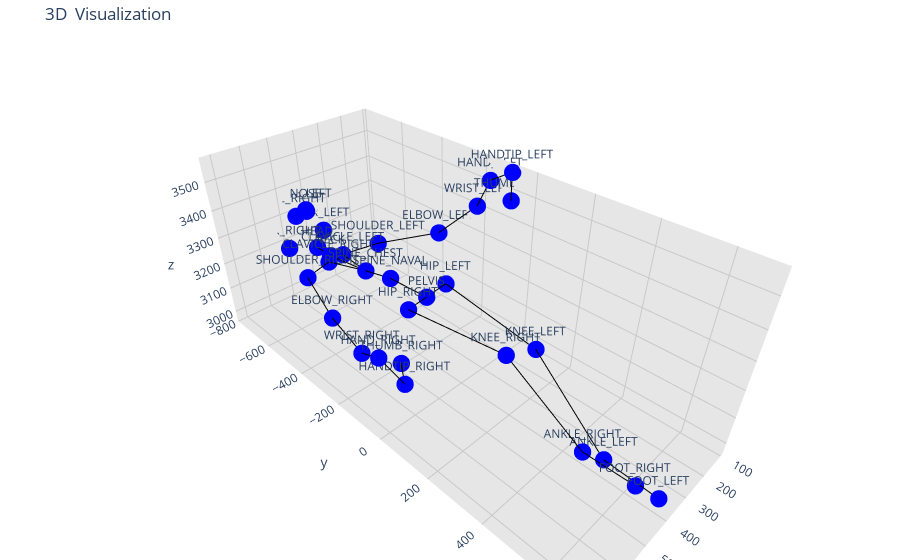

Notebook code cell kept with this figure:
### Code cell
import torch
import pandas as pd
import plotly.graph_objs as go
from torch_geometric.data import Data

# Load the dataset
file_path = r'C:\Users\user\Downloads\kinzData_panda_2025-05-25_19-49PM.csv'

df = pd.read_csv(file_path)

# Define anatomical connections as edges
edges = torch.tensor([
    [0, 2],  # FOOT_RIGHT to ANKLE_RIGHT
    [1, 3],  # FOOT_LEFT to ANKLE_LEFT
    [2, 4],  # ANKLE_RIGHT to KNEE_RIGHT
    [3, 5],  # ANKLE_LEFT to KNEE_LEFT
    [4, 6],  # KNEE_RIGHT to HIP_RIGHT
    [5, 7],  # KNEE_LEFT to HIP_LEFT
    [6, 8],  # HIP_RIGHT to PELVIS
    [7, 8],  # HIP_LEFT to PELVIS
    [8, 9],  # PELVIS to SPINE_NAVAL
    [9, 10], # SPINE_NAVAL to SPINE_CHEST
    [10, 11],# SPINE_CHEST to CLAVICLE_RIGHT
    [10, 12],# SPINE_CHEST to CLAVICLE_LEFT
    [11, 13],# CLAVICLE_RIGHT to SHOULDER_RIGHT
    [12, 14],# CLAVICLE_LEFT to SHOULDER_LEFT
    [13, 15],# SHOULDER_RIGHT to ELBOW_RIGHT
    [14, 16],# SHOULDER_LEFT to ELBOW_LEFT
    [15, 17],# ELBOW_RIGHT to WRIST_RIGHT
    [16, 18],# ELBOW_LEFT to WRIST_LEFT
    [17, 19],# WRIST_RIGHT to HAND_RIGHT
    [18, 20],# WRIST_LEFT to HAND_LEFT
    [19, 21],# HAND_RIGHT to HANDTIP_RIGHT
    [20, 22],# HAND_LEFT to HANDTIP_LEFT
    [21, 23],# HANDTIP_RIGHT to THUMB_RIGHT
    [22, 24],# HANDTIP_LEFT to THUMB_LEFT
    [10, 25],# SPINE_CHEST to NECK
    [25, 26],# NECK to HEAD
]).t().contiguous()

# List of joints in the order they appear in the DataFrame
joints = [
    'FOOT_RIGHT', 'FOOT_LEFT', 'ANKLE_RIGHT', 'ANKLE_LEFT', 'KNEE_RIGHT', 'KNEE_LEFT',
    'HIP_RIGHT', 'HIP_LEFT', 'PELVIS', 'SPINE_NAVAL', 'SPINE_CHEST',
    'CLAVICLE_RIGHT', 'CLAVICLE_LEFT', 'SHOULDER_RIGHT', 'SHOULDER_LEFT',
    'ELBOW_RIGHT', 'ELBOW_LEFT', 'WRIST_RIGHT', 'WRIST_LEFT', 'HAND_RIGHT',
    'HAND_LEFT', 'HANDTIP_RIGHT', 'HANDTIP_LEFT', 'THUMB_RIGHT', 'THUMB_LEFT',
    'NECK', 'HEAD', 'NOSE', 'EYE_LEFT', 'EAR_LEFT', 'EYE_RIGHT', 'EAR_RIGHT'
]

# Function to extract node features and create a Data object
def create_data_object_vis(row):
    node_features = []
    node_positions = []  # Store (x, y, z) positions separately for Plotly visualization

    for joint in joints:
        x = row[f'{joint}_X']
        y = row[f'{joint}_Y']
        z = row[f'{joint}_Z']
        node_features.append([x, y, z])
        node_positions.append((x, y, z))  # Save position for each joint

    node_features = torch.tensor(node_features, dtype=torch.float)

    # Extract label (assuming 'frailty' is the target column)
    label = torch.tensor([row['trial_num']], dtype=torch.float)

    # Create the Data object
    data = Data(x=node_features, edge_index=edges, y=label)

    return data, node_positions

# Function to plot the graph using Plotly
def plot_graph(node_positions):
    # Extract x, y, z coordinates from node_positions
    x_coords = [pos[0] for pos in node_positions]
    y_coords = [pos[1] for pos in node_positions]
    z_coords = [pos[2] for pos in node_positions]

    # Create edges for Plotly
    edge_x = []
    edge_y = []
    edge_z = []
    for edge in edges.t().tolist():
        x0, y0, z0 = node_positions[edge[0]]
        x1, y1, z1 = node_positions[edge[1]]
        edge_x.extend([x0, x1, None])
        edge_y.extend([y0, y1, None])
        edge_z.extend([z0, z1, None])

    # Plot the edges
    edge_trace = go.Scatter3d(
        x=edge_x, y=edge_y, z=edge_z,
        mode='lines',
        line=dict(color='black', width=2),
        hoverinfo='none'
    )

    # Plot the nodes with joint names
    node_trace = go.Scatter3d(
        x=x_coords, y=y_coords, z=z_coords,
        mode='markers+text',
        marker=dict(size=6, color='blue'),
        text=joints,  # Use the joint names as text labels
        hoverinfo='text'
    )

    # Create the figure with gridlines and joint names
    fig = go.Figure(data=[edge_trace, node_trace],
                    layout=go.Layout(
                        title='3D  Visualization',
                        showlegend=False,
                        scene=dict(
                            xaxis=dict(
                                showbackground=True,
                                backgroundcolor="rgb(230, 230, 230)",
                                gridcolor="rgb(200, 200, 200)",
                                showgrid=True,
                                zerolinecolor="rgb(200, 200, 200)",
                            ),
                            yaxis=dict(
                                showbackground=True,
                                backgroundcolor="rgb(230, 230, 230)",
                                gridcolor="rgb(200, 200, 200)",
                                showgrid=True,
                                zerolinecolor="rgb(200, 200, 200)",
                            ),
                            zaxis=dict(
                                showbackground=True,
                                backgroundcolor="rgb(230, 230, 230)",
                                gridcolor="rgb(200, 200, 200)",
                                showgrid=True,
                                zerolinecolor="rgb(200, 200, 200)",
                            ),
                        ),
                        margin=dict(l=0, r=0, b=0, t=40),
                    ))

    fig.show()

# Example usage with a single row (e.g., the first row in your DataFrame)
single_row = df.iloc[30]
data, node_positions = create_data_object_vis(single_row)

# Plot the graph using Plotly
plot_graph(node_positions)

### Figure 1 — Plotly figure (JSON) as saved in the notebook; plotly's stock layout.template omitted (floating-point values rounded to 4 significant figures)
{"data": [{"hoverinfo": "none", "line": {"color": "black", "width": 2}, "mode": "lines", "type": "scatter3d", "x": [374.5, 398.4, null, 367.8, 360.7, null, 398.4, 488.9, null, 360.7, 353.1, null, 488.9, 502.1, null, 353.1, 342.3, null, 502.1, 426.3, null, 342.3, 426.3, null, 426.3, 429.4, null, 429.4, 429.5, null, 429.5, 462.3, null, 429.5, 400.1, null, 462.3, 576.9, null, 400.1, 276.8, null, 576.9, 657.3, null, 276.8, 184.8, null, 657.3, 710.1, null, 184.8, 164.6, null, 710.1, 718.5, null, 164.6, 109.5, null, 718.5, 695.8, null, 109.5, 108.2, null, 695.8, 671.9, null, 108.2, 112.8, null, 429.5, 431.7, null, 431.7, 433.0, null], "y": [615.1, 459.4, null, 679.9, 506.6, null, 459.4, 243.3, null, 506.6, 239.7, null, 243.3, -125.0, null, 239.7, -128.7, null, -125.0, -126.7, null, -128.7, -126.7, null, -126.7, -291.8, null, -291.8, -420.5, null, -420.5, -586.1, null, -420.5, -587.7, null, -586.1, -545.3, null, -587.7, -541.5, null, -545.3, -297.3, null, -541.5, -321.7, null, -297.3, -87.08, null, -321.7, -167.5, null, -87.08, -0.3358, null, -167.5, -165.2, null, -0.3358, 74.7, null, -165.2, -80.17, null, 74.7, 35.08, null, -80.17, -75.5, null, -420.5, -620.0, null, -620.0, -695.5, null], "z": [2975.0, 3001.0, null, 2975.0, 2977.0, null, 3001.0, 3272.0, null, 2977.0, 3210.0, null, 3272.0, 3235.0, null, 3210.0, 3251.0, null, 3235.0, 3243.0, null, 3251.0, 3243.0, null, 3243.0, 3235.0, null, 3235.0, 3206.0, null, 3206.0, 3182.0, null, 3206.0, 3185.0, null, 3182.0, 3189.0, null, 3185.0, 3199.0, null, 3189.0, 3196.0, null, 3199.0, 3293.0, null, 3196.0, 3214.0, null, 3293.0, 3441.0, null, 3214.0, 3254.0, null, 3441.0, 3511.0, null, 3254.0, 3195.0, null, 3511.0, 3564.0, null, 3195.0, 3228.0, null, 3564.0, 3473.0, null, 3206.0, 3181.0, null, 3181.0, 3184.0, null]}, {"hoverinfo": "text", "marker": {"color": "blue", "size": 6}, "mode": "markers+text", "text": ["FOOT_RIGHT", "FOOT_LEFT", "ANKLE_RIGHT", "ANKLE_LEFT", "KNEE_RIGHT", "KNEE_LEFT", "HIP_RIGHT", "HIP_LEFT", "PELVIS", "SPINE_NAVAL", "SPINE_CHEST", "CLAVICLE_RIGHT", "CLAVICLE_LEFT", "SHOULDER_RIGHT", "SHOULDER_LEFT", "ELBOW_RIGHT", "ELBOW_LEFT", "WRIST_RIGHT", "WRIST_LEFT", "HAND_RIGHT", "HAND_LEFT", "HANDTIP_RIGHT", "HANDTIP_LEFT", "THUMB_RIGHT", "THUMB_LEFT", "NECK", "HEAD", "NOSE", "EYE_LEFT", "EAR_LEFT", "EYE_RIGHT", "EAR_RIGHT"], "type": "scatter3d", "x": [374.5, 367.8, 398.4, 360.7, 488.9, 353.1, 502.1, 342.3, 426.3, 429.4, 429.5, 462.3, 400.1, 576.9, 276.8, 657.3, 184.8, 710.1, 164.6, 718.5, 109.5, 695.8, 108.2, 671.9, 112.8, 431.7, 433.0, 444.4, 420.5, 360.2, 468.6, 513.3], "y": [615.1, 679.9, 459.4, 506.6, 243.3, 239.7, -125.0, -128.7, -126.7, -291.8, -420.5, -586.1, -587.7, -545.3, -541.5, -297.3, -321.7, -87.08, -167.5, -0.3358, -165.2, 74.7, -80.17, 35.08, -75.5, -620.0, -695.5, -719.0, -755.5, -757.2, -749.7, -751.1], "z": [2975.0, 2975.0, 3001.0, 2977.0, 3272.0, 3210.0, 3235.0, 3251.0, 3243.0, 3235.0, 3206.0, 3182.0, 3185.0, 3189.0, 3199.0, 3196.0, 3293.0, 3214.0, 3441.0, 3254.0, 3511.0, 3195.0, 3564.0, 3228.0, 3473.0, 3181.0, 3184.0, 3330.0, 3302.0, 3201.0, 3302.0, 3189.0]}], "layout": {"margin": {"b": 0, "l": 0, "r": 0, "t": 40}, "scene": {"xaxis": {"backgroundcolor": "rgb(230, 230, 230)", "gridcolor": "rgb(200, 200, 200)", "showbackground": true, "showgrid": true, "zerolinecolor": "rgb(200, 200, 200)"}, "yaxis": {"backgroundcolor": "rgb(230, 230, 230)", "gridcolor": "rgb(200, 200, 200)", "showbackground": true, "showgrid": true, "zerolinecolor": "rgb(200, 200, 200)"}, "zaxis": {"backgroundcolor": "rgb(230, 230, 230)", "gridcolor": "rgb(200, 200, 200)", "showbackground": true, "showgrid": true, "zerolinecolor": "rgb(200, 200, 200)"}}, "showlegend": false, "title": {"text": "3D  Visualization"}}}
